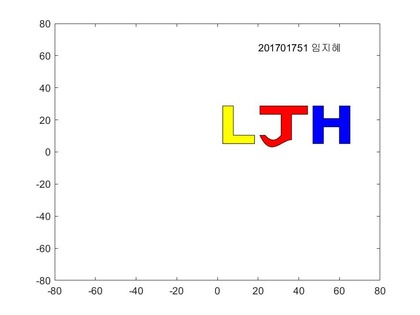
%> input picture week7/week7_HW2/test.jpg, 420 x 315 px, shrunk from 875 x 656 before the run
$ octave LJH_rotation.m   (GNU Octave 9; MATLAB toolbox functions it lacks are replaced by stand-ins)
%> lines starting %> are read from the running program, lines starting %| are printed output that depends on the picture
%% data
% 이름 좌표값 입력
x1=[1 3 3 7 7 1 1];
y1=[11 11 4 4 2 2 11];
L=[x1;y1;zeros(1,length(x1))]

% J부분에 맞는 곡선을 찾는다
x2_curve1_x= [14 :-0.1:8];
x2_curve1_y=-0.06667*x2_curve1_x.^3+2.433*x2_curve1_x.^2-28.9*x2_curve1_x+113.6;

x2_curve2_x= [ 9 :0.1:12];
x2_curve2_y= 0.5*x2_curve2_x.^2 + -10.5*x2_curve2_x + 58;

x2=[8 17 17 14 x2_curve1_x x2_curve2_x 12 8 8]
y2=[11 11 9 9 x2_curve1_y x2_curve2_y 9 9 11];
J=[x2;y2;zeros(1,length(x2))]

x3=[18 20 20 23 23 25 25 23 23 20 20 18 18];
y3=[11 11 8 8 11 11 2 2 6 6 2 2 11];
H=[x3;y3;zeros(1,length(x3))]

patch(L(1,:),L(2,:),'y')
axis([-30 40 -30 40])
hold on;
patch(J(1,:),J(2,:),'r')
patch(H(1,:),H(2,:),'b')
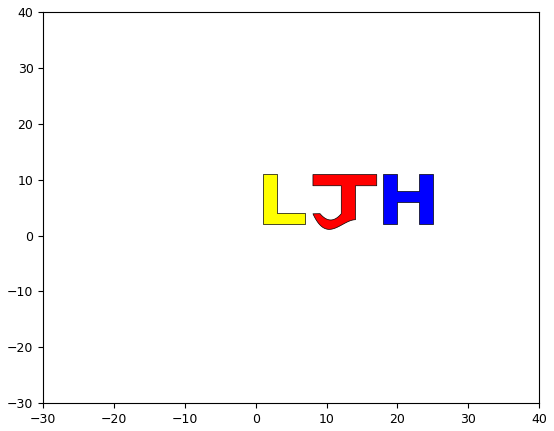
%> figure redrawn from the program's plot data


%% 선형 변환
video_OBJ=VideoWriter('LJH_rotation.avi');
open(video_OBJ);
figure(1);
for k=1:3      % 3회 반복하는 영상
    s=0;
    h=2.6;
    while(1)
        s=s+1;
        th=s*pi/180;
        if th>3.15
            while(1)
                s=s-1;
                th=s*pi/180;
                if th<0
                    break
                end
                h=h+0.007;
                E=[h 0 0 ; 0 h 0 ; 0 0 1];
                F=[cos(th) sin(th) 0; -sin(th) cos(th) 0;0 0 1];
                r_L=E*F*L;
                r_J=E*F*J;
                r_H=E*F*H;
                clf;axis([-80 80 -80 80])
                box on; hold on;
                patch(r_L(1,:),r_L(2,:),'y')
                patch(r_J(1,:),r_J(2,:),'r')
                patch(r_H(1,:),r_H(2,:),'b')
                text(20,65,'201701751 임지혜')
                saveas(gcf,'test.jpg')
                writeVideo(video_OBJ ,imread('test.jpg'));
                pause(0.0000001)
            end
            break
        end
        h=h-0.007;
        E=[h 0 0 ; 0 h 0 ; 0 0 1];   % 크기 변경하는 마법 행렬
        F=[cos(th) -sin(th) 0; sin(th) cos(th) 0;0 0 1];     %회전해주는 마법 행렬
        r_L=E*F*L;
        r_J=E*F*J;
        r_H=E*F*H;
        clf;axis([-80 80 -80 80])
        box on; hold on;
        patch(r_L(1,:),r_L(2,:),'y')
        patch(r_J(1,:),r_J(2,:),'r')
        patch(r_H(1,:),r_H(2,:),'b')
        text(20,65,'201701751 임지혜')
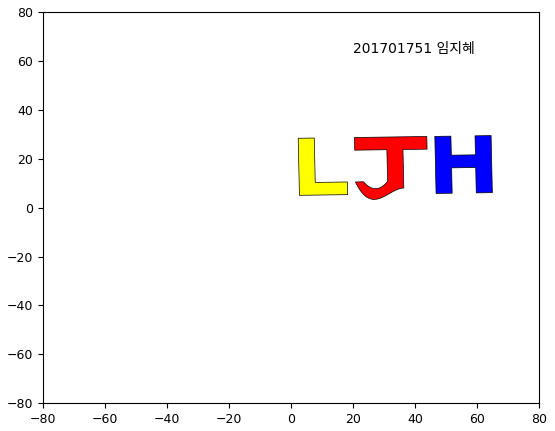
%> figure redrawn from the program's plot data
        saveas(gcf,'test.jpg')
        writeVideo(video_OBJ ,imread('test.jpg'));
        pause(0.0000001)
%> (the run ends here)
